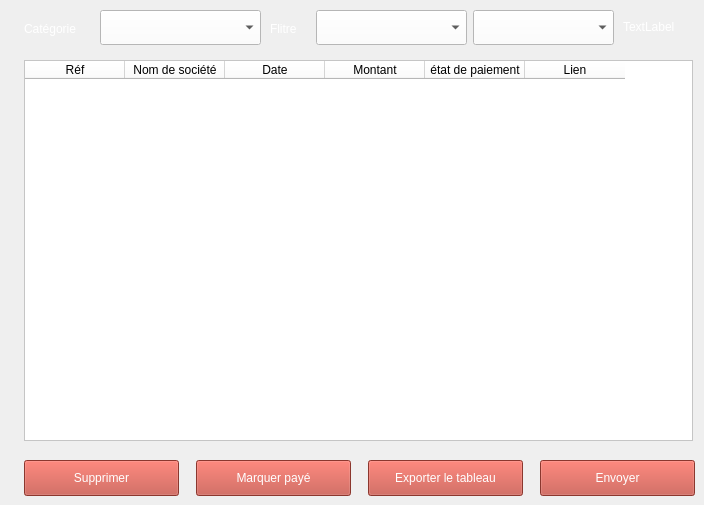
       <widget class="QWidget" name="excel_archive">
        <widget class="QLabel" name="label_129">
         <property name="geometry">
          <rect>
           <x>270</x>
           <y>19</y>
           <width>41</width>
           <height>20</height>
          </rect>
         </property>
         <property name="styleSheet">
          <string notr="true">color: rgb(255, 255, 255);
font: 18pt &quot;Times New Roman&quot;;</string>
         </property>
         <property name="text">
          <string>Flitre</string>
         </property>
        </widget>
        <widget class="QPushButton" name="envoyerexcel_archive">
         <property name="geometry">
          <rect>
           <x>540</x>
           <y>460</y>
           <width>155</width>
           <height>36</height>
          </rect>
         </property>
         <property name="styleSheet">
          <string notr="true">color: rgb(255, 255, 255);
font: 18pt &quot;Times New Roman&quot;;
background-color: rgb(195, 77, 64);</string>
         </property>
         <property name="text">
          <string>Envoyer</string>
         </property>
        </widget>
        <widget class="QComboBox" name="categorieexcel_archive">
         <property name="geometry">
          <rect>
           <x>100</x>
           <y>10</y>
           <width>161</width>
           <height>35</height>
          </rect>
         </property>
         <property name="styleSheet">
          <string notr="true">background-color: rgb(255, 255, 255);
font: 18pt &quot;Times New Roman&quot;;
</string>
         </property>
        </widget>
        <widget class="QComboBox" name="filtre_filtreexcel_archive">
         <property name="geometry">
          <rect>
           <x>473</x>
           <y>10</y>
           <width>141</width>
           <height>35</height>
          </rect>
         </property>
         <property name="styleSheet">
          <string notr="true">background-color: rgb(255, 255, 255);
font: 18pt &quot;Times New Roman&quot;;
</string>
         </property>
        </widget>
        <widget class="QLabel" name="nombreexcel_archive">
         <property name="geometry">
          <rect>
           <x>623</x>
           <y>19</y>
           <width>71</width>
           <height>16</height>
          </rect>
         </property>
         <property name="styleSheet">
          <string notr="true">color: rgb(255, 255, 255);
font: 18pt &quot;Times New Roman&quot;;</string>
         </property>
         <property name="text">
          <string>TextLabel</string>
         </property>
        </widget>
        <widget class="QTableWidget" name="tableexcel_archive">
         <property name="geometry">
          <rect>
           <x>24</x>
           <y>60</y>
           <width>669</width>
           <height>381</height>
          </rect>
         </property>
         <property name="styleSheet">
          <string notr="true">background-color: rgb(255, 255, 255);</string>
         </property>
         <column>
          <property name="text">
           <string>Réf</string>
          </property>
         </column>
         <column>
          <property name="text">
           <string>Nom de société</string>
          </property>
         </column>
         <column>
          <property name="text">
           <string>Date</string>
          </property>
         </column>
         <column>
          <property name="text">
           <string>Montant</string>
          </property>
         </column>
         <column>
          <property name="text">
           <string>état de paiement</string>
          </property>
         </column>
         <column>
          <property name="text">
           <string>Lien</string>
          </property>
         </column>
        </widget>
        <widget class="QPushButton" name="exporterletableauexcel_archive">
         <property name="geometry">
          <rect>
           <x>368</x>
           <y>460</y>
           <width>155</width>
           <height>36</height>
          </rect>
         </property>
         <property name="styleSheet">
          <string notr="true">color: rgb(255, 255, 255);
font: 18pt &quot;Times New Roman&quot;;
background-color: rgb(195, 77, 64);</string>
         </property>
         <property name="text">
          <string>Exporter le tableau</string>
         </property>
        </widget>
        <widget class="QLabel" name="label_131">
         <property name="geometry">
          <rect>
           <x>24</x>
           <y>19</y>
           <width>71</width>
           <height>20</height>
          </rect>
         </property>
         <property name="styleSheet">
          <string notr="true">color: rgb(255, 255, 255);
font: 18pt &quot;Times New Roman&quot;;</string>
         </property>
         <property name="text">
          <string>Catégorie</string>
         </property>
        </widget>
        <widget class="QPushButton" name="marquerpayeexcel_archive">
         <property name="geometry">
          <rect>
           <x>196</x>
           <y>460</y>
           <width>155</width>
           <height>36</height>
          </rect>
         </property>
         <property name="styleSheet">
          <string notr="true">color: rgb(255, 255, 255);
font: 18pt &quot;Times New Roman&quot;;
background-color: rgb(195, 77, 64);</string>
         </property>
         <property name="text">
          <string>Marquer payé</string>
         </property>
        </widget>
        <widget class="QPushButton" name="supprimerexcel_archive">
         <property name="geometry">
          <rect>
           <x>24</x>
           <y>460</y>
           <width>155</width>
           <height>36</height>
          </rect>
         </property>
         <property name="styleSheet">
          <string notr="true">color: rgb(255, 255, 255);
font: 18pt &quot;Times New Roman&quot;;
background-color: rgb(195, 77, 64);</string>
         </property>
         <property name="text">
          <string>Supprimer</string>
         </property>
        </widget>
        <widget class="QComboBox" name="filtreexcel_archive">
         <property name="geometry">
          <rect>
           <x>316</x>
           <y>10</y>
           <width>151</width>
           <height>35</height>
          </rect>
         </property>
         <property name="styleSheet">
          <string notr="true">background-color: rgb(255, 255, 255);
font: 18pt &quot;Times New Roman&quot;;
</string>
         </property>
        </widget>
       </widget>
